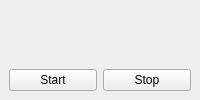
<?xml version="1.0" encoding="UTF-8"?>
<ui version="4.0">
 <class>MainWindow</class>
 <widget class="QMainWindow" name="MainWindow">
  <widget class="QWidget" name="centralwidget">
   <layout class="QVBoxLayout" name="verticalLayout">
    <item>
     <widget class="QLabel" name="imageLabel">
      <sizepolicy hsizetype="Preferred" vsizetype="Preferred">
       <horstretch>0</horstretch>
       <verstretch>0</verstretch>
      </sizepolicy>
      <pixmap>
       <array notr="true" type="uchar">
        <data/>
       </array>
      </pixmap>
     </widget>
    </item>
    <item>
     <layout class="QHBoxLayout" name="horizontalLayout">
      <item>
       <widget class="QPushButton" name="startButton">
        <property name="text">
         <string>Start</string>
        </property>
       </widget>
      </item>
      <item>
       <widget class="QPushButton" name="stopButton">
        <property name="text">
         <string>Stop</string>
        </property>
       </widget>
      </item>
     </layout>
    </item>
   </layout>
  </widget>
 </widget>
 <resources/>
 <connections/>
</ui>
